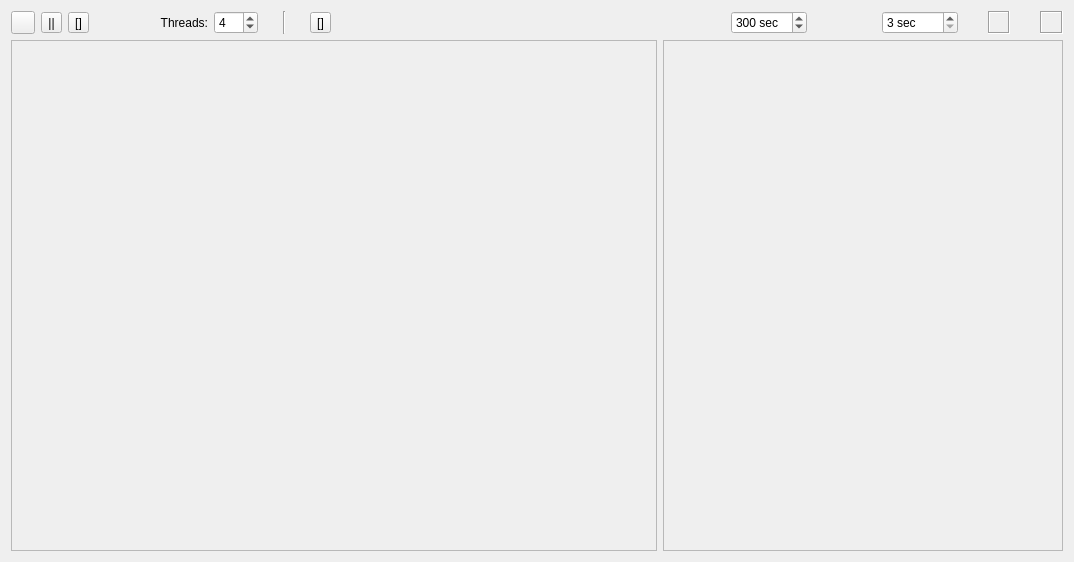
<?xml version="1.0" encoding="UTF-8"?>
<ui version="4.0">
 <class>setupPage</class>
 <widget class="QWidget" name="setupPage">
  <property name="geometry">
   <rect>
    <x>0</x>
    <y>0</y>
    <width>1074</width>
    <height>562</height>
   </rect>
  </property>
  <property name="cursor">
   <cursorShape>ArrowCursor</cursorShape>
  </property>
  <property name="windowTitle">
   <string>setupPage</string>
  </property>
  <property name="windowOpacity">
   <double>0.000000000000000</double>
  </property>
  <layout class="QGridLayout" name="gridLayout_2">
   <item row="0" column="2">
    <layout class="QHBoxLayout" name="horizontalLayout_5" stretch="0,0,0,0,0,0,0,0,0,0,0,0,0">
     <property name="spacing">
      <number>0</number>
     </property>
     <property name="leftMargin">
      <number>0</number>
     </property>
     <property name="rightMargin">
      <number>0</number>
     </property>
     <item>
      <widget class="QLabel" name="writeIntervalLabel_1">
       <property name="pixmap">
        <pixmap resource="icons.qrc">:/icons/analogclockicon.png</pixmap>
       </property>
       <property name="alignment">
        <set>Qt::AlignCenter</set>
       </property>
      </widget>
     </item>
     <item>
      <widget class="QLabel" name="writeIntervalLabel_2">
       <property name="pixmap">
        <pixmap resource="icons.qrc">:/icons/arrowicon.png</pixmap>
       </property>
       <property name="alignment">
        <set>Qt::AlignCenter</set>
       </property>
      </widget>
     </item>
     <item>
      <widget class="QLabel" name="writeIntervalLabel_3">
       <property name="minimumSize">
        <size>
         <width>22</width>
         <height>0</height>
        </size>
       </property>
       <property name="pixmap">
        <pixmap resource="icons.qrc">:/icons/imageicon.png</pixmap>
       </property>
       <property name="alignment">
        <set>Qt::AlignLeading|Qt::AlignLeft|Qt::AlignVCenter</set>
       </property>
      </widget>
     </item>
     <item>
      <widget class="QSpinBox" name="spinBox_overrideWriteInterval">
       <property name="minimumSize">
        <size>
         <width>75</width>
         <height>0</height>
        </size>
       </property>
       <property name="toolTip">
        <string>Override write interval (seconds)</string>
       </property>
       <property name="suffix">
        <string> sec</string>
       </property>
       <property name="minimum">
        <number>3</number>
       </property>
       <property name="maximum">
        <number>3600</number>
       </property>
       <property name="singleStep">
        <number>60</number>
       </property>
       <property name="value">
        <number>300</number>
       </property>
      </widget>
     </item>
     <item>
      <spacer name="writeIntervalHorizontalSpacer">
       <property name="orientation">
        <enum>Qt::Horizontal</enum>
       </property>
       <property name="sizeType">
        <enum>QSizePolicy::Fixed</enum>
       </property>
       <property name="sizeHint" stdset="0">
        <size>
         <width>7</width>
         <height>0</height>
        </size>
       </property>
      </spacer>
     </item>
     <item>
      <widget class="QLabel" name="displayIntervalLabel_1">
       <property name="pixmap">
        <pixmap resource="icons.qrc">:/icons/analogclockicon.png</pixmap>
       </property>
       <property name="alignment">
        <set>Qt::AlignCenter</set>
       </property>
      </widget>
     </item>
     <item>
      <widget class="QLabel" name="displayIntervalLabel_2">
       <property name="pixmap">
        <pixmap resource="icons.qrc">:/icons/arrowicon.png</pixmap>
       </property>
       <property name="alignment">
        <set>Qt::AlignCenter</set>
       </property>
      </widget>
     </item>
     <item>
      <widget class="QLabel" name="displayIntervalLabel_3">
       <property name="minimumSize">
        <size>
         <width>22</width>
         <height>0</height>
        </size>
       </property>
       <property name="pixmap">
        <pixmap resource="icons.qrc">:/icons/viewicon.png</pixmap>
       </property>
       <property name="alignment">
        <set>Qt::AlignLeading|Qt::AlignLeft|Qt::AlignVCenter</set>
       </property>
      </widget>
     </item>
     <item>
      <widget class="QSpinBox" name="spinBox_overrideDisplayInterval">
       <property name="minimumSize">
        <size>
         <width>75</width>
         <height>0</height>
        </size>
       </property>
       <property name="toolTip">
        <string>Override display interval (seconds)</string>
       </property>
       <property name="suffix">
        <string> sec</string>
       </property>
       <property name="minimum">
        <number>3</number>
       </property>
       <property name="maximum">
        <number>3600</number>
       </property>
       <property name="singleStep">
        <number>10</number>
       </property>
       <property name="value">
        <number>3</number>
       </property>
      </widget>
     </item>
     <item>
      <widget class="QLabel" name="resolutioniconLabel">
       <property name="sizePolicy">
        <sizepolicy hsizetype="Minimum" vsizetype="Preferred">
         <horstretch>0</horstretch>
         <verstretch>0</verstretch>
        </sizepolicy>
       </property>
       <property name="minimumSize">
        <size>
         <width>30</width>
         <height>0</height>
        </size>
       </property>
       <property name="text">
        <string/>
       </property>
       <property name="textFormat">
        <enum>Qt::AutoText</enum>
       </property>
       <property name="scaledContents">
        <bool>false</bool>
       </property>
       <property name="alignment">
        <set>Qt::AlignCenter</set>
       </property>
       <property name="wordWrap">
        <bool>false</bool>
       </property>
       <property name="margin">
        <number>0</number>
       </property>
      </widget>
     </item>
     <item>
      <widget class="QLabel" name="resinfoLabel">
       <property name="minimumSize">
        <size>
         <width>0</width>
         <height>0</height>
        </size>
       </property>
       <property name="frameShape">
        <enum>QFrame::Box</enum>
       </property>
       <property name="frameShadow">
        <enum>QFrame::Sunken</enum>
       </property>
       <property name="text">
        <string/>
       </property>
      </widget>
     </item>
     <item>
      <widget class="QLabel" name="zoomiconlabel">
       <property name="sizePolicy">
        <sizepolicy hsizetype="Fixed" vsizetype="Preferred">
         <horstretch>0</horstretch>
         <verstretch>0</verstretch>
        </sizepolicy>
       </property>
       <property name="minimumSize">
        <size>
         <width>30</width>
         <height>0</height>
        </size>
       </property>
       <property name="lineWidth">
        <number>1</number>
       </property>
       <property name="text">
        <string/>
       </property>
       <property name="pixmap">
        <pixmap resource="icons.qrc">:/icons/zoomicon.png</pixmap>
       </property>
       <property name="scaledContents">
        <bool>false</bool>
       </property>
       <property name="alignment">
        <set>Qt::AlignCenter</set>
       </property>
       <property name="margin">
        <number>0</number>
       </property>
       <property name="indent">
        <number>-1</number>
       </property>
      </widget>
     </item>
     <item>
      <widget class="QLabel" name="zoominfoLabel">
       <property name="minimumSize">
        <size>
         <width>0</width>
         <height>0</height>
        </size>
       </property>
       <property name="frameShape">
        <enum>QFrame::Box</enum>
       </property>
       <property name="frameShadow">
        <enum>QFrame::Sunken</enum>
       </property>
       <property name="text">
        <string/>
       </property>
       <property name="alignment">
        <set>Qt::AlignLeading|Qt::AlignLeft|Qt::AlignVCenter</set>
       </property>
      </widget>
     </item>
    </layout>
   </item>
   <item row="0" column="0">
    <layout class="QGridLayout" name="gridLayout" columnstretch="0,0,0,0,90,0,0">
     <property name="verticalSpacing">
      <number>0</number>
     </property>
     <item row="0" column="0">
      <widget class="QToolButton" name="button_resume">
       <property name="toolTip">
        <string>Resume rendering</string>
       </property>
       <property name="text">
        <string/>
       </property>
       <property name="icon">
        <iconset resource="icons.qrc">
         <normaloff>:/icons/resumeicon.png</normaloff>:/icons/resumeicon.png</iconset>
       </property>
      </widget>
     </item>
     <item row="0" column="1">
      <widget class="QToolButton" name="button_pause">
       <property name="toolTip">
        <string>Pause current rendering</string>
       </property>
       <property name="text">
        <string>||</string>
       </property>
       <property name="icon">
        <iconset resource="icons.qrc">
         <normaloff>:/icons/pauseicon.png</normaloff>:/icons/pauseicon.png</iconset>
       </property>
      </widget>
     </item>
     <item row="0" column="2">
      <widget class="QToolButton" name="button_stop">
       <property name="toolTip">
        <string>Stop current rendering</string>
       </property>
       <property name="text">
        <string>[]</string>
       </property>
       <property name="icon">
        <iconset resource="icons.qrc">
         <normaloff>:/icons/stopicon.png</normaloff>:/icons/stopicon.png</iconset>
       </property>
      </widget>
     </item>
     <item row="0" column="3">
      <widget class="QLabel" name="label_threadCount">
       <property name="sizePolicy">
        <sizepolicy hsizetype="Preferred" vsizetype="Preferred">
         <horstretch>0</horstretch>
         <verstretch>0</verstretch>
        </sizepolicy>
       </property>
       <property name="minimumSize">
        <size>
         <width>0</width>
         <height>0</height>
        </size>
       </property>
       <property name="text">
        <string>Threads:</string>
       </property>
       <property name="alignment">
        <set>Qt::AlignRight|Qt::AlignTrailing|Qt::AlignVCenter</set>
       </property>
      </widget>
     </item>
     <item row="0" column="4">
      <widget class="QSpinBox" name="spinBox_Threads">
       <property name="sizePolicy">
        <sizepolicy hsizetype="Fixed" vsizetype="Fixed">
         <horstretch>0</horstretch>
         <verstretch>0</verstretch>
        </sizepolicy>
       </property>
       <property name="minimumSize">
        <size>
         <width>44</width>
         <height>0</height>
        </size>
       </property>
       <property name="layoutDirection">
        <enum>Qt::LeftToRight</enum>
       </property>
       <property name="alignment">
        <set>Qt::AlignLeading|Qt::AlignLeft|Qt::AlignVCenter</set>
       </property>
       <property name="buttonSymbols">
        <enum>QAbstractSpinBox::UpDownArrows</enum>
       </property>
       <property name="keyboardTracking">
        <bool>false</bool>
       </property>
       <property name="prefix">
        <string/>
       </property>
       <property name="minimum">
        <number>1</number>
       </property>
       <property name="maximum">
        <number>32</number>
       </property>
       <property name="value">
        <number>4</number>
       </property>
      </widget>
     </item>
     <item row="0" column="5">
      <widget class="Line" name="line_2">
       <property name="sizePolicy">
        <sizepolicy hsizetype="Fixed" vsizetype="Minimum">
         <horstretch>0</horstretch>
         <verstretch>0</verstretch>
        </sizepolicy>
       </property>
       <property name="minimumSize">
        <size>
         <width>40</width>
         <height>0</height>
        </size>
       </property>
       <property name="orientation">
        <enum>Qt::Vertical</enum>
       </property>
      </widget>
     </item>
     <item row="0" column="6">
      <widget class="QToolButton" name="button_copyToClipboard">
       <property name="toolTip">
        <string>Copy rendering image to clipboard.</string>
       </property>
       <property name="text">
        <string>[]</string>
       </property>
       <property name="icon">
        <iconset resource="icons.qrc">
         <normaloff>:/icons/clipboardicon.png</normaloff>:/icons/clipboardicon.png</iconset>
       </property>
      </widget>
     </item>
    </layout>
   </item>
   <item row="0" column="1">
    <spacer name="horizontalSpacer_2">
     <property name="orientation">
      <enum>Qt::Horizontal</enum>
     </property>
     <property name="sizeHint" stdset="0">
      <size>
       <width>146</width>
       <height>20</height>
      </size>
     </property>
    </spacer>
   </item>
   <item row="1" column="2">
    <widget class="QScrollArea" name="panesArea">
     <property name="minimumSize">
      <size>
       <width>400</width>
       <height>0</height>
      </size>
     </property>
     <property name="widgetResizable">
      <bool>true</bool>
     </property>
     <widget class="QWidget" name="panesAreaContents">
      <property name="geometry">
       <rect>
        <x>0</x>
        <y>0</y>
        <width>398</width>
        <height>503</height>
       </rect>
      </property>
      <layout class="QVBoxLayout" name="verticalLayout_2">
       <item>
        <layout class="QVBoxLayout" name="panesLayout"/>
       </item>
      </layout>
     </widget>
    </widget>
   </item>
   <item row="1" column="0" colspan="2">
    <widget class="QFrame" name="displayFrame">
     <property name="minimumSize">
      <size>
       <width>0</width>
       <height>458</height>
      </size>
     </property>
     <property name="frameShape">
      <enum>QFrame::StyledPanel</enum>
     </property>
     <property name="frameShadow">
      <enum>QFrame::Raised</enum>
     </property>
     <layout class="QGridLayout" name="displayLayout">
      <property name="leftMargin">
       <number>0</number>
      </property>
      <property name="topMargin">
       <number>0</number>
      </property>
      <property name="rightMargin">
       <number>0</number>
      </property>
      <property name="bottomMargin">
       <number>0</number>
      </property>
      <property name="spacing">
       <number>6</number>
      </property>
     </layout>
    </widget>
   </item>
  </layout>
 </widget>
 <resources>
  <include location="icons.qrc"/>
 </resources>
 <connections/>
</ui>
